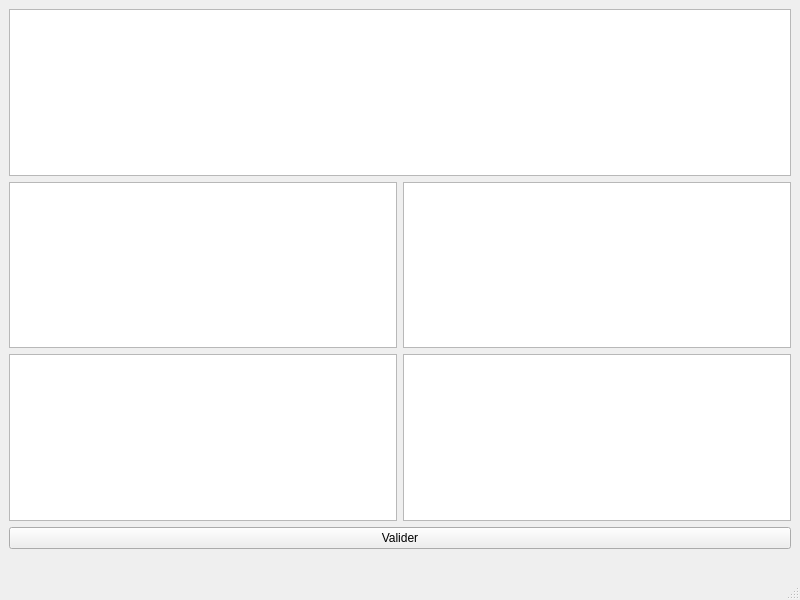
<?xml version="1.0" encoding="UTF-8"?>
<ui version="4.0">
 <class>MainWindow</class>
 <widget class="QMainWindow" name="MainWindow">
  <property name="geometry">
   <rect>
    <x>0</x>
    <y>0</y>
    <width>800</width>
    <height>600</height>
   </rect>
  </property>
  <property name="windowTitle">
   <string>Jeu Département</string>
  </property>
  <widget class="QWidget" name="centralwidget">
   <layout class="QVBoxLayout" name="verticalLayout_2">
    <item>
     <widget class="QTextEdit" name="textEditQuestion">
      <property name="font">
       <font>
        <family>Gubbi</family>
        <pointsize>14</pointsize>
       </font>
      </property>
      <property name="html">
       <string>&lt;!DOCTYPE HTML PUBLIC &quot;-//W3C//DTD HTML 4.0//EN&quot; &quot;http://www.w3.org/TR/REC-html40/strict.dtd&quot;&gt;
&lt;html&gt;&lt;head&gt;&lt;meta name=&quot;qrichtext&quot; content=&quot;1&quot; /&gt;&lt;style type=&quot;text/css&quot;&gt;
p, li { white-space: pre-wrap; }
&lt;/style&gt;&lt;/head&gt;&lt;body style=&quot; font-family:'Gubbi'; font-size:14pt; font-weight:400; font-style:normal;&quot;&gt;
&lt;p align=&quot;center&quot; style=&quot;-qt-paragraph-type:empty; margin-top:0px; margin-bottom:0px; margin-left:0px; margin-right:0px; -qt-block-indent:0; text-indent:0px; font-family:'Sans Serif'; font-size:9pt;&quot;&gt;&lt;br /&gt;&lt;/p&gt;&lt;/body&gt;&lt;/html&gt;</string>
      </property>
     </widget>
    </item>
    <item>
     <layout class="QHBoxLayout" name="horizontalLayout_3">
      <item>
       <widget class="QTextEdit" name="textEditInformation1">
        <property name="html">
         <string>&lt;!DOCTYPE HTML PUBLIC &quot;-//W3C//DTD HTML 4.0//EN&quot; &quot;http://www.w3.org/TR/REC-html40/strict.dtd&quot;&gt;
&lt;html&gt;&lt;head&gt;&lt;meta name=&quot;qrichtext&quot; content=&quot;1&quot; /&gt;&lt;style type=&quot;text/css&quot;&gt;
p, li { white-space: pre-wrap; }
&lt;/style&gt;&lt;/head&gt;&lt;body style=&quot; font-family:'Sans Serif'; font-size:9pt; font-weight:400; font-style:normal;&quot;&gt;
&lt;p align=&quot;center&quot; style=&quot;-qt-paragraph-type:empty; margin-top:0px; margin-bottom:0px; margin-left:0px; margin-right:0px; -qt-block-indent:0; text-indent:0px;&quot;&gt;&lt;br /&gt;&lt;/p&gt;&lt;/body&gt;&lt;/html&gt;</string>
        </property>
       </widget>
      </item>
      <item>
       <widget class="QTextEdit" name="textEditFieldToComplete1">
        <property name="html">
         <string>&lt;!DOCTYPE HTML PUBLIC &quot;-//W3C//DTD HTML 4.0//EN&quot; &quot;http://www.w3.org/TR/REC-html40/strict.dtd&quot;&gt;
&lt;html&gt;&lt;head&gt;&lt;meta name=&quot;qrichtext&quot; content=&quot;1&quot; /&gt;&lt;style type=&quot;text/css&quot;&gt;
p, li { white-space: pre-wrap; }
&lt;/style&gt;&lt;/head&gt;&lt;body style=&quot; font-family:'Sans Serif'; font-size:9pt; font-weight:400; font-style:normal;&quot;&gt;
&lt;p align=&quot;center&quot; style=&quot;-qt-paragraph-type:empty; margin-top:0px; margin-bottom:0px; margin-left:0px; margin-right:0px; -qt-block-indent:0; text-indent:0px;&quot;&gt;&lt;br /&gt;&lt;/p&gt;&lt;/body&gt;&lt;/html&gt;</string>
        </property>
       </widget>
      </item>
     </layout>
    </item>
    <item>
     <layout class="QHBoxLayout" name="horizontalLayout_4">
      <item>
       <widget class="QTextEdit" name="textEditInformation2">
        <property name="html">
         <string>&lt;!DOCTYPE HTML PUBLIC &quot;-//W3C//DTD HTML 4.0//EN&quot; &quot;http://www.w3.org/TR/REC-html40/strict.dtd&quot;&gt;
&lt;html&gt;&lt;head&gt;&lt;meta name=&quot;qrichtext&quot; content=&quot;1&quot; /&gt;&lt;style type=&quot;text/css&quot;&gt;
p, li { white-space: pre-wrap; }
&lt;/style&gt;&lt;/head&gt;&lt;body style=&quot; font-family:'Sans Serif'; font-size:9pt; font-weight:400; font-style:normal;&quot;&gt;
&lt;p align=&quot;center&quot; style=&quot;-qt-paragraph-type:empty; margin-top:0px; margin-bottom:0px; margin-left:0px; margin-right:0px; -qt-block-indent:0; text-indent:0px;&quot;&gt;&lt;br /&gt;&lt;/p&gt;&lt;/body&gt;&lt;/html&gt;</string>
        </property>
       </widget>
      </item>
      <item>
       <widget class="QTextEdit" name="textEditFieldToComplete2">
        <property name="html">
         <string>&lt;!DOCTYPE HTML PUBLIC &quot;-//W3C//DTD HTML 4.0//EN&quot; &quot;http://www.w3.org/TR/REC-html40/strict.dtd&quot;&gt;
&lt;html&gt;&lt;head&gt;&lt;meta name=&quot;qrichtext&quot; content=&quot;1&quot; /&gt;&lt;style type=&quot;text/css&quot;&gt;
p, li { white-space: pre-wrap; }
&lt;/style&gt;&lt;/head&gt;&lt;body style=&quot; font-family:'Sans Serif'; font-size:9pt; font-weight:400; font-style:normal;&quot;&gt;
&lt;p align=&quot;center&quot; style=&quot;-qt-paragraph-type:empty; margin-top:0px; margin-bottom:0px; margin-left:0px; margin-right:0px; -qt-block-indent:0; text-indent:0px;&quot;&gt;&lt;br /&gt;&lt;/p&gt;&lt;/body&gt;&lt;/html&gt;</string>
        </property>
       </widget>
      </item>
     </layout>
    </item>
    <item>
     <widget class="QPushButton" name="pushButtonToValidate">
      <property name="text">
       <string>Valider</string>
      </property>
     </widget>
    </item>
    <item>
     <widget class="QLabel" name="labelImageFranceMap">
      <property name="text">
       <string/>
      </property>
      <property name="pixmap">
       <pixmap>ressources/french-map.png</pixmap>
      </property>
      <property name="scaledContents">
       <bool>true</bool>
      </property>
     </widget>
    </item>
   </layout>
  </widget>
  <widget class="QMenuBar" name="menubar">
   <property name="geometry">
    <rect>
     <x>0</x>
     <y>0</y>
     <width>800</width>
     <height>20</height>
    </rect>
   </property>
  </widget>
  <widget class="QStatusBar" name="statusbar"/>
 </widget>
 <resources/>
 <connections/>
</ui>
